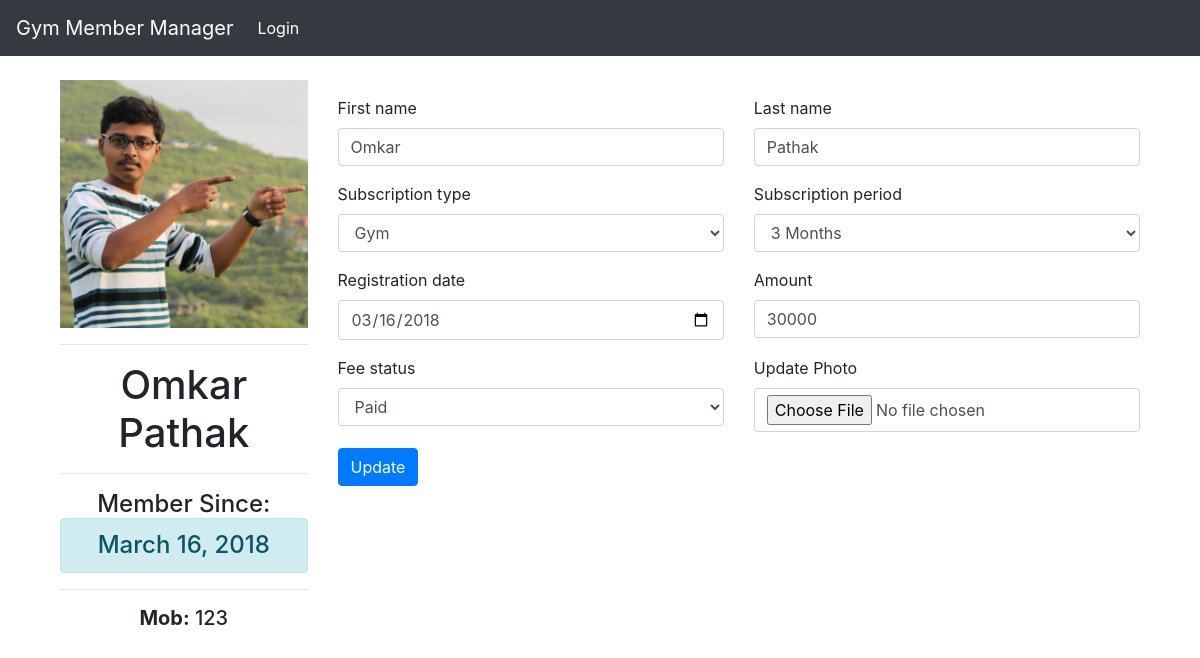
/members/update/3/, run on an earlier commit of the app's database.
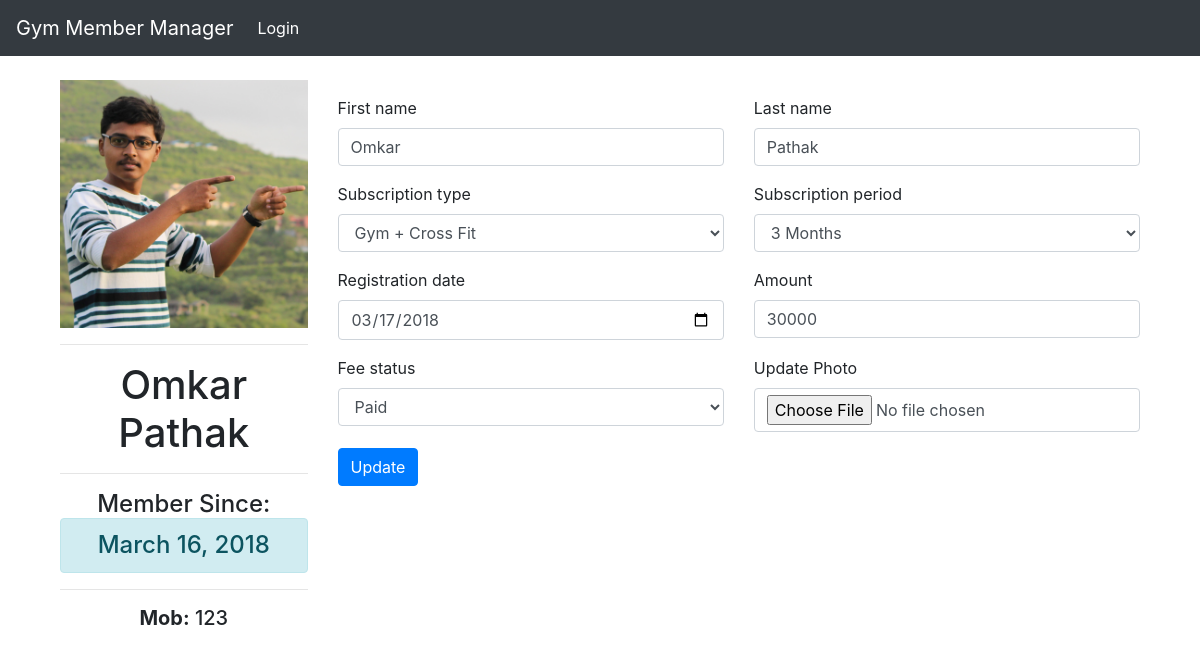
And on a later commit of the database.
### members/models.py (models this page shows, shortened)
class Member(models.Model):
	member_id = models.AutoField(primary_key=True)
	first_name = models.CharField(max_length=50)
	last_name = models.CharField(max_length=50)
	mobile_number = models.IntegerField(unique=True)
	email = models.EmailField(null=True, blank=True)
	address = models.CharField(max_length=300, blank=True)
	admitted_on = models.DateField(auto_now_add=True)
	registration_date = models.DateField()
	registration_upto = models.DateField()
	subscription_type  = models.CharField(
									max_length=30,
									choices=SUBSCRIPTION_TYPE_CHOICES,
									default=SUBSCRIPTION_TYPE_CHOICES[0][0])
	subscription_period = models.CharField(
									max_length=30,
									choices=SUBSCRIPTION_PERIOD_CHOICES,
									default=SUBSCRIPTION_PERIOD_CHOICES[0][0])
	amount = models.IntegerField()
	fee_status = models.CharField(max_length=30, choices=FEE_STATUS, default=FEE_STATUS[0][0])
	batch = models.CharField(max_length=30, choices=BATCH, default=BATCH[0][0])
	photo = models.FileField(upload_to='photos/', blank=True)
	notification = models.IntegerField(default=2, blank=True)

### members/views.py (the view)
# urls.py: path('update/<int:id>/', views.update_member, name='update_member'),
def update_member(request, id):
    if request.method == 'POST':
        object = Member.objects.get(pk=id)
        object.first_name = request.POST.get('first_name')
        object.last_name = request.POST.get('last_name')
        object.registration_date =  request.POST.get('registration_date')
        object.registration_upto =  parser.parse(request.POST.get('registration_date')) + delta.relativedelta(months=int(request.POST.get('subscription_period')))
        object.subscription_type =  request.POST.get('subscription_type')
        object.fee_status = request.POST.get('fee_status')
        object.amount =  request.POST.get('amount')
        object.notification =  2
        if 'photo' in request.FILES:
            myfile = request.FILES['photo']
            fs = FileSystemStorage(base_url="")
            photo = fs.save(myfile.name, myfile)
            object.photo = fs.url(photo)
        object.save()
        user = Member.objects.get(pk=id)
        subs_end_today_count = Member.objects.filter(
                                                    registration_upto=datetime.datetime.now(),
                                                    notification=1).count()
        form = UpdateMemberForm(initial={
                                'registration_date': user.registration_date,
                                'registration_upto': user.registration_upto,
                                'subscription_type': user.subscription_type,
                                'subscription_period': user.subscription_period,
                                'amount': user.amount,
                                'fee_status': user.fee_status,
                                'first_name': user.first_name,
                                'last_name': user.last_name,
                                })
        return render(request,
            'update.html',
            {
                'form': form,
                'user': user,
                'updated': 'Record Updated Successfully',
                'subs_end_today_count': subs_end_today_count,
            })
    else:
        user = Member.objects.get(pk=id)
        subs_end_today_count = Member.objects.filter(
                                                registration_upto=datetime.datetime.now(),
                                                notification=1).count()
        form = UpdateMemberForm(initial={
                                'registration_date': user.registration_date,
                                'registration_upto': user.registration_upto,
                                'subscription_type': user.subscription_type,
                                'subscription_period': user.subscription_period,
                                'amount': user.amount,
                                'fee_status': user.fee_status,
                                'first_name': user.first_name,
                                'last_name': user.last_name,
                                })
    return render(request,
                    'update.html',
                    {
                        'form': form,
                        'user': user,
                        'subs_end_today_count': subs_end_today_count,
                    }
                )

### members/models.py
class UpdateMemberForm(forms.Form):
	first_name = forms.CharField(max_length=50)
	last_name = forms.CharField(max_length=50)
	registration_date = forms.DateField(widget=forms.DateInput(attrs={'type': 'date'}))
	registration_upto = forms.DateField(widget=forms.DateInput(attrs={'type': 'date'}))
	subscription_type  = forms.ChoiceField(choices=SUBSCRIPTION_TYPE_CHOICES)
	subscription_period = forms.ChoiceField(choices=SUBSCRIPTION_PERIOD_CHOICES)
	fee_status = forms.ChoiceField(choices=FEE_STATUS)
	amount = forms.IntegerField()
	photo = forms.FileField(label='Update Photo', required=False)

### members/templatetags/tags.py (called while the page is built)
@register.filter(name='add_css')
def add_css(field, css):
    return field.as_widget(attrs={"class": css})

### members/templates/update.html (shortened to what this page needs)
{% extends 'base.html' %}
{% load tags %}
{% block content %}
    <div class="container">
      <div class="row">
        <div class="col-md-3">
          {% if user.photo %}
          <img src="{{ user.photo.url }}" class="img-fluid">
          {% else %}
          <img src="/media/default.jpg" class="img-fluid">
          {% endif %}
          <hr>
          <h1 class="text-center">{{ user.first_name }} {{ user.last_name }}</h1>
          <hr>
          <h4 class="text-center">Member Since:<div class="alert alert-info">{{ user.admitted_on }}</div></h4>
          <hr>
          <h5 class="text-center"><strong>Mob:</strong> {{ user.mobile_number }}</h5>
        </div>
        <div class="col">
          <form method="POST" action="{% url 'update_member' user.member_id %}" style="margin-top: 2%" enctype="multipart/form-data">
              <div class="row">
                <div class="form-group col">
                  <label for="first_name">{{ form.first_name.label }}</label>
                    {{ form.first_name | add_css:"form-control" }}
                </div>
                <div class="form-group col">
                  <label for="last_name">{{ form.last_name.label }}</label>
                    {{ form.last_name | add_css:"form-control" }}
                </div>
              </div>
              <div class="row">
                  <div class="form-group col-lg-6 col-md-6 col-sm-12 col-xs-12">
                    <label for="subscription_type">{{ form.subscription_type.label }}</label>
                    {{ form.subscription_type | add_css:"form-control" }}
                  </div>
                  <div class="form-group col-lg-6 col-md-6 col-sm-12 col-xs-12">
                    <label for="subscription_period">{{ form.subscription_period.label }}</label>
                    {{ form.subscription_period | add_css:"form-control" }}
                  </div>
              </div>
              <div class="row">
                <div class="form-group col-lg-6 col-md-6 col-sm-12 col-xs-12">
                  <label for="registration_date">{{ form.registration_date.label }}</label>
                  {{ form.registration_date | add_css:"form-control" }}
                </div>
                <div class="form-group col-lg-6 col-md-6 col-sm-12 col-xs-12">
                  <label for="amount">{{ form.amount.label }}</label>
                  {{ form.amount | add_css:"form-control" }}
                </div>
              </div>
              <div class="row">
                <div class="form-group col-lg-6 col-md-6 col-sm-12 col-xs-12">
                  <label for="photo">{{ form.fee_status.label }}</label>
                  {{ form.fee_status | add_css:"form-control" }}
                </div>
                <div class="form-group col-lg-6 col-md-6 col-sm-12 col-xs-12">
                  <label for="photo">{{ form.photo.label }}</label>
                  {{ form.photo | add_css:"form-control" }}
                </div>
              </div>
              <input type="submit" class="btn btn-primary" value="Update" />
          </form>
        </div>
      </div>
    </div>
{% endblock %}

What changed in the data, as far as the page shows it:
changed Member "Omkar": subscription_type "Gym" → "Gym + Cross Fit"; registration_date "03/16/2018" → "03/17/2018"
